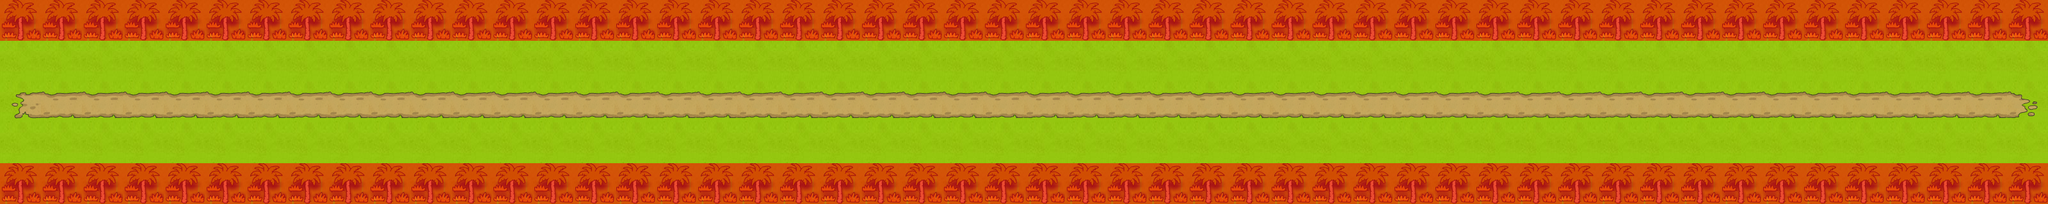

This is a level from a 2D game, rendered from its Tiled map with the project's own tilesets. A one-line summary and the map file follow, with tile-layer data summarised:
An orthogonal 50x5 tile map with 64x64 px tiles, 3 tile layers (ground, trees/path, SpecialLayer), 7 tilesets and 4 objects (characters/player/player_one, checkpoint/cp_one, checkpoint/cp_two, checkpoint/cp_end).

<map version="1.0" orientation="orthogonal" width="50" height="5" tilewidth="64" tileheight="64">
 <tileset firstgid="1" name="water" tilewidth="64" tileheight="64">
  <image source="../../../../tiles/water.png" width="320" height="1216" />
 </tileset>
 <tileset firstgid="96" name="jungle" tilewidth="64" tileheight="64">
  <image source="../../../../tiles/jungle.png" width="320" height="1216" />
 </tileset>
 <tileset firstgid="191" name="paths" tilewidth="64" tileheight="64">
  <image source="../../../../tiles/paths.png" width="320" height="1216" />
 </tileset>
 <tileset firstgid="286" name="objects" tilewidth="64" tileheight="64">
  <image source="../../../../tiles/objects.png" width="320" height="1216" />
 </tileset>
 <tileset firstgid="381" name="sand" tilewidth="64" tileheight="64">
  <image source="../../../../tiles/sand.png" width="320" height="1216" />
 </tileset>
 <tileset firstgid="476" name="walls" tilewidth="64" tileheight="64">
  <image source="../../../../tiles/walls.png" width="320" height="1216" />
 </tileset>
 <tileset firstgid="571" name="special" tilewidth="64" tileheight="64">
  <image source="../../../../tiles/special.png" width="320" height="1216" />
 </tileset>
 <layer name="ground" width="50" height="5">
  <data>[250 cells, 250 non-empty, 1 distinct tile ids]</data>
 </layer>
 <layer name="trees/path" width="50" height="5">
  <data>[250 cells, 150 non-empty, 4 distinct tile ids]</data>
 </layer>
 <objectgroup name="Object Layer 1" width="50" height="5">
  <object name="characters/player/player_one" gid="286" x="0" y="192" />
  <object name="checkpoint/cp_one" gid="287" x="384" y="192" />
  <object name="checkpoint/cp_two" gid="287" x="1024" y="192" />
  <object name="checkpoint/cp_end" gid="287" x="3136" y="192" />
 </objectgroup>
 <layer name="SpecialLayer" width="50" height="5">
  <data>[250 cells, 100 non-empty, 1 distinct tile ids]</data>
 </layer>
</map>
